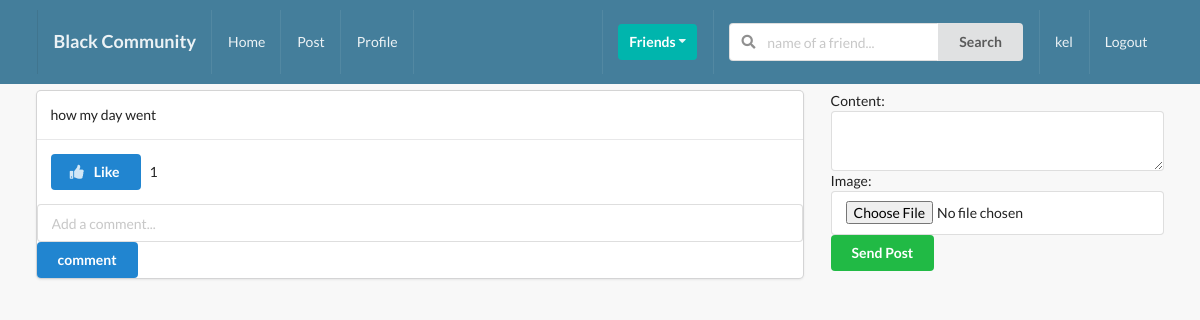
The app's page /posts/ (signed in), older data.
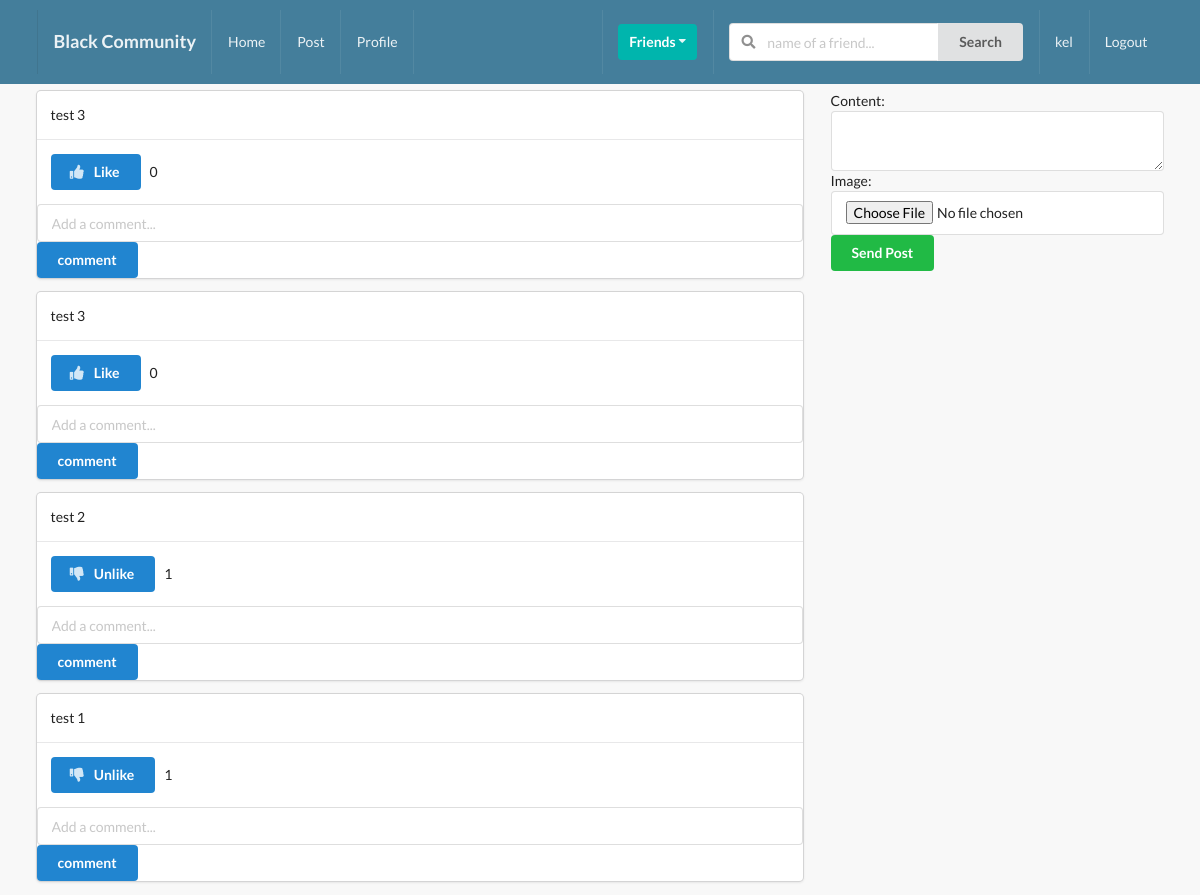
The same page, newer data.
### posts/models.py (models this page shows, shortened)
class Post(models.Model):
    content = models.TextField()
    image = models.ImageField(upload_to='posts', validators=[FileExtensionValidator(['png','jpg','jpeg'])], blank=True)
    liked = models.ManyToManyField(Profile, blank=True, related_name='likes')
    updated = models.DateTimeField(auto_now=True)
    created = models.DateTimeField(auto_now_add=True)
    author = models.ForeignKey(Profile, on_delete=models.CASCADE, related_name='posts')
    def num_likes(self):
        return self.liked.all().count()
    class Meta:
        ordering = ('-created',)

### posts/views.py (the view, shortened to what this page needs)
# urls.py: path('', post_comment_create_and_list_view, name='main_post_view'),
@login_required
def post_comment_create_and_list_view(request):
    qs = Post.objects.all()
    p_form = PostModelForm()
    c_form = CommentModelForm()
    post_added = False
    profile = Profile.objects.get(user=request.user)
    context = {
        'qs': qs,
        'profile': profile,
        'p_form': p_form,
        'c_form': c_form,
        'post_added': post_added,
    }
    return render(request, 'posts/main.html', context)

### posts/forms.py
class PostModelForm(forms.ModelForm):
    content = forms.CharField(widget=forms.Textarea(attrs={'rows':2}))
    class Meta:
        model = Post
        fields = ('content', 'image')

class CommentModelForm(forms.ModelForm):
    body = forms.CharField(label='',
                           widget=forms.TextInput(attrs={'placeholder': 'Add a comment...'}))
    class Meta:
        model = Comment
        fields = ('body',)

### posts/templates/posts/main.html (shortened to what this page needs)
{% extends "base.html" %}
{% block content %}
<div class="ui grid">
    <div class="row">
        <div class="eleven wide column">
            {% for obj in qs %}
                <div class="ui fluid card">
                    <div class="content">
                       {{obj.content}}
                    </div>
                    <div class="content">
                        <form action="{% url 'posts:like-post-view' %}" method="POST">
                            <button type="submit" class="ui primary button">
                                {% if profile not in obj.liked.all %}
                                    <i class="thumbs up icon"></i>&nbsp;Like
                                {% else %}
                                    <i class="thumbs down icon"></i>&nbsp;Unlike
                                {% endif %}
                            </button>
                            &nbsp;{{obj.num_likes}}
                         </form>
                    </div>
                    <form action="" method="POST" class="ui form">
                        {{c_form}}
                        <button type="submit" class="ui primary button" name="submit_c_form">comment</button>
                    </form>
                </div>
            {% endfor %}
        </div>
        <div class="five wide column">
            <form action="" method="POST" class="ui form" enctype="multipart/form-data">
                {{p_form}}
                <button type="submit" class="ui button positive" name="submit_p_form">Send Post</button>
            </form>
        </div>
    </div>
</div>
{% endblock content %}

### templates/base.html (shortened to what this page needs)
{% load static %}
<!doctype html>
<html lang="en">
  <head>
    <link rel="stylesheet" type="text/css" href="{% static 'style.css' %}">
    <link rel="stylesheet" type='text/css' href="https://cdnjs.cloudflare.com/ajax/libs/semantic-ui/2.2.14/semantic.min.css">
  </head>
  <body>
    {% include 'main/navbar.html' %}
    <div class="ui container">
      {% block content %}
      {% endblock content %}
    </div>
  </body>
</html>

### templates/main/navbar.html (shortened to what this page needs)
<div class="ui inverted menu nav nb-7">
  <div class="ui container">
    <a href="" class="item">
        <h3>Black Community</h3>
    </a>
    {% if request.user.is_authenticated %}
    <a href="{% url 'home-view' %}" class="item">
        Home
    </a>
    <a href="{% url 'posts:main_post_view' %}" class="item">
        Post
    </a>
    <a href="{% url 'profiles:my-profile-view' %}" class="item">
        Profile
    </a>
    {% endif %}
    <div class="right menu">
        {% if request.user.is_authenticated %}
        <div class="item">
            <div class="ui floating dropdown icon button teal"> Friends
                <i class="dropdown icon"></i>
             </div>
        </div>
             <div class="item">
              <form action="" method="GET">
                <div class="ui action left icon input">
                <input class="prompt" type="text" name='q' placeholder="name of a friend...">
                <button type='submit' class="ui button">Search</button>
                </div>
            </form>
            </div>
            <a href="" class="item">
                 {{ request.user }}
            </a>
            <a href="{% url 'logout' %}" class="ui item">
                Logout
            </a>
        {% else %}
        <a href="" class="ui item">
                Login
            </a>
        {% endif %}
    </div>
  </div>
</div>

### static_project/style.css (style rules this page uses)
body { background-color: #f8f8f8 !important; }
.nav { border-radius: 0px !important; padding: 10px 0 10px 0 !important; background-color: #447e9b !important; }
.nb-7 { margin-bottom: 7px !important; }

Row changes from the older to the newer data that the page shows:
removed Post: content "how my day went", shows "Like", num_likes "1"
added Post: content "test 3", shows "Like", num_likes "0"
added Post: content "test 3", shows "Like", num_likes "0"
added Post: content "test 2", shows "Unlike", num_likes "1"
added Post: content "test 1", shows "Unlike", num_likes "1"
